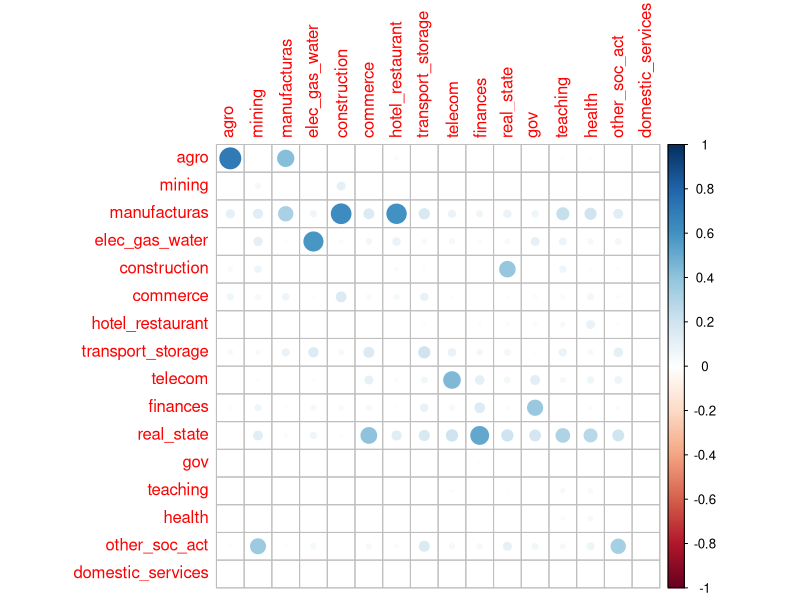

This figure's R source:
##Since the other script was really messy, I'll start again
library(tidyverse)
library(readxl)
matriz1<-read_excel("matriz-insumo-productoexcel.xlsx", skip = 5)
matriz1<-matriz1[,-c(1:3)]
matriz1<-matriz1[c(1:124),c(1:124)]
#View(matriz1)


##Lets reduce the matrix to a more workable format, getting the sums of each sector

##Getting summary of columns
agro<-rowSums(matriz1[,(1:11),drop = F], na.rm = T)
mining<-rowSums(matriz1[,(12:14),drop = F], na.rm = T)
manufacturas<-rowSums(matriz1[,(15:92),drop = F], na.rm = T)
elec_gas_water<-rowSums(matriz1[,(93:95),drop = F], na.rm = T)
construction<-rowSums(matriz1[,(96),drop = F], na.rm = T)
commerce<-rowSums(matriz1[,(97:98),drop = F], na.rm = T)
hotel_restaurant<-rowSums(matriz1[,(99:100),drop = F], na.rm = T)
transport_storage<-rowSums(matriz1[,(101:106),drop = F], na.rm = T)
telecom<-rowSums(matriz1[,(107:108),drop = F], na.rm = T)
finances<-rowSums(matriz1[,(109:110),drop = F], na.rm = T)
real_state<-rowSums(matriz1[,(111:112),drop = F], na.rm = T)
gov<-rowSums(matriz1[,(113),drop = F], na.rm = T)
teaching<-rowSums(matriz1[,(114:115),drop = F], na.rm = T)
health<-rowSums(matriz1[,(116:119),drop = F], na.rm = T)
other_soc_act<-rowSums(matriz1[,(120:123),drop = F], na.rm = T)
domestic_services<-rowSums(matriz1[,(124),drop = F], na.rm = T)

##temp io_matriz
nmatriz<-cbind(agro,mining,manufacturas,elec_gas_water,construction,commerce,
               hotel_restaurant,transport_storage,telecom,finances,real_state,
               gov,teaching,health,other_soc_act,domestic_services)

##Getting summary of rows
agro1<-colSums(nmatriz[(1:11),,drop = F], na.rm = T)
mining1<-colSums(nmatriz[(12:14),,drop = F], na.rm = T)
manufacturas1<-colSums(nmatriz[(15:92),,drop = F], na.rm = T)
elec_gas_water1<-colSums(nmatriz[(93:95),,drop = F], na.rm = T)
construction1<-colSums(nmatriz[(96),,drop = F], na.rm = T)
commerce1<-colSums(nmatriz[(97:98),,drop = F], na.rm = T)
hotel_restaurant1<-colSums(nmatriz[(99:100),,drop = F], na.rm = T)
transport_storage1<-colSums(nmatriz[(101:106),,drop = F], na.rm = T)
telecom1<-colSums(nmatriz[(107:108),,drop = F], na.rm = T)
finances1<-colSums(nmatriz[(109:110),,drop = F], na.rm = T)
real_state1<-colSums(nmatriz[(111:112),,drop = F], na.rm = T)
gov1<-colSums(nmatriz[(113),,drop = F], na.rm = T)
teaching1<-colSums(nmatriz[(114:115),,drop = F], na.rm = T)
health1<-colSums(nmatriz[(116:119),,drop = F], na.rm = T)
other_soc_act1<-colSums(nmatriz[(120:123),,drop = F], na.rm = T)
domestic_services1<-colSums(nmatriz[(124),,drop = F], na.rm = T)

##final io_matrix
io_matrix<-rbind(agro1,mining1,manufacturas1,elec_gas_water1,construction1,commerce1,
                   hotel_restaurant1,transport_storage1,telecom1,finances1,real_state1,
                   gov1,teaching1,health1,other_soc_act1,domestic_services1)

##Same name for cols and rows
rownames(io_matrix)<-colnames(io_matrix)

##Transform into coeficient matrix
#View(io_matrix)
io_matrix_coef <- sweep(io_matrix, 2, colSums(io_matrix),`/`)
io_matrix_coef[,ncol(io_matrix_coef)]<-0
#View(io_matrix_coef)
library(corrplot)
corrplot(as.matrix(io_matrix_coef), method = "circle")
